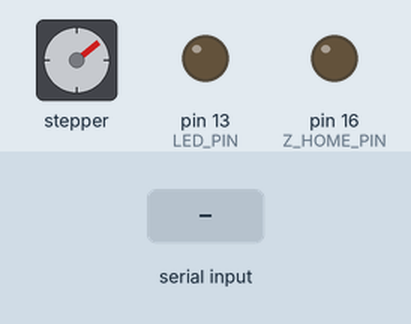
Simulated run of this sketch. Board: Arduino Mega 2560, built with avr-gcc and run on an emulated ATmega2560. Shown: stepper motor, output pins drawn as LEDs (lit = HIGH). Wiring (inferred from the names in the program): stepper motor driver (200 steps per turn assumed): step pin 60; direction pin 61; enable pin 56. The test bench sets the inputs (shaded band). Pins used as bus, display or sensor lines are not drawn; what the sketch prints to the serial monitor is not drawn.

Above: at 1.25 s.
1.3 s: "H" received over Serial
At 2.2 s:
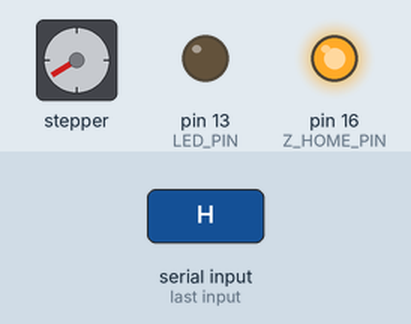
At 6.45 s:
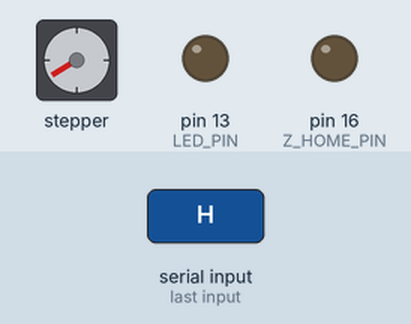
Timing chart, 0 to 12.0 s (numbered marks = the images above; inputs shaded):
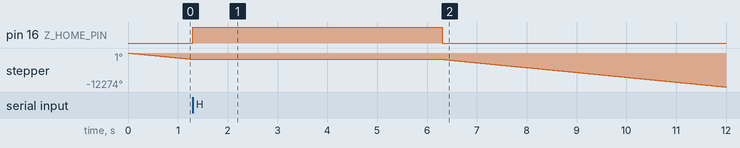

The sketch:

IntegrationArduino.ino
```cpp
//Zhang Lab
//Z axis Triggers test
//Author Louis Bourguet

char incomingByte;
String incomingString;
#define Z_HOME_PIN 16
#define Z_STEP_PIN 23

#define Y_STEP_PIN         60
#define Y_DIR_PIN          61
#define Y_ENABLE_PIN       56

#define LED_PIN            13

int stop = 0;

void setup() {
  pinMode(Z_STEP_PIN        , OUTPUT);
  pinMode(Z_HOME_PIN        , OUTPUT);
  pinMode(LED_PIN           , OUTPUT);

  pinMode(Y_STEP_PIN        , OUTPUT);
  pinMode(Y_DIR_PIN         , OUTPUT);
  pinMode(Y_ENABLE_PIN      , OUTPUT);

  digitalWrite(Y_ENABLE_PIN , LOW);

  digitalWrite(Z_HOME_PIN   , LOW);
  digitalWrite(Z_STEP_PIN   , LOW);

  Serial.begin(9600);      //Serial starts at 9600 bauds
  Serial.write("whatever ");
}

void loop() {
    if (Serial.available() > 0) {    //seek serial
      incomingByte = Serial.read();   //incoming serial
      if(incomingByte == 'H'){
        digitalWrite(Z_HOME_PIN , LOW);
        digitalWrite(Z_HOME_PIN , HIGH);
        Serial.write(" HOME PIN on HIGH ");
        delay(5000);
        digitalWrite(Z_HOME_PIN , LOW);
        Serial.write(" HOME PIN on LOW ");
        delay(5);
      }
      if(incomingByte == 'R'){
        digitalWrite(Z_STEP_PIN , LOW);
        digitalWrite(Z_STEP_PIN , HIGH);
        Serial.write(" STEP PIN on HIGH ");
        delay(5000);
        digitalWrite(Z_STEP_PIN , LOW);
        Serial.write(" STEP PIN on LOW ");
        delay(5);
      }
      if(incomingByte == 'F'){
        digitalWrite(Z_STEP_PIN , LOW);
        delay(5);
      }
      if(incomingByte == 'd'){
        digitalWrite(Y_DIR_PIN , LOW);
        delay(5);
      }
      if(incomingByte == 'u'){
        digitalWrite(Y_DIR_PIN , HIGH);
        delay(5);
      }
      if(incomingByte == 's'){
        if(stop == 1){
          stop = 0;
        }
        else{
          stop = 1;
        }
      }
    }
    if(stop == 0){
      digitalWrite(Y_STEP_PIN    , HIGH);
      delay(1);
      digitalWrite(Y_STEP_PIN    , LOW);
    }
}
```

Measured:
- after the input at 1.3 s, pin 16 (Z_HOME_PIN): LOW → HIGH at once, → LOW 5.0 s later
